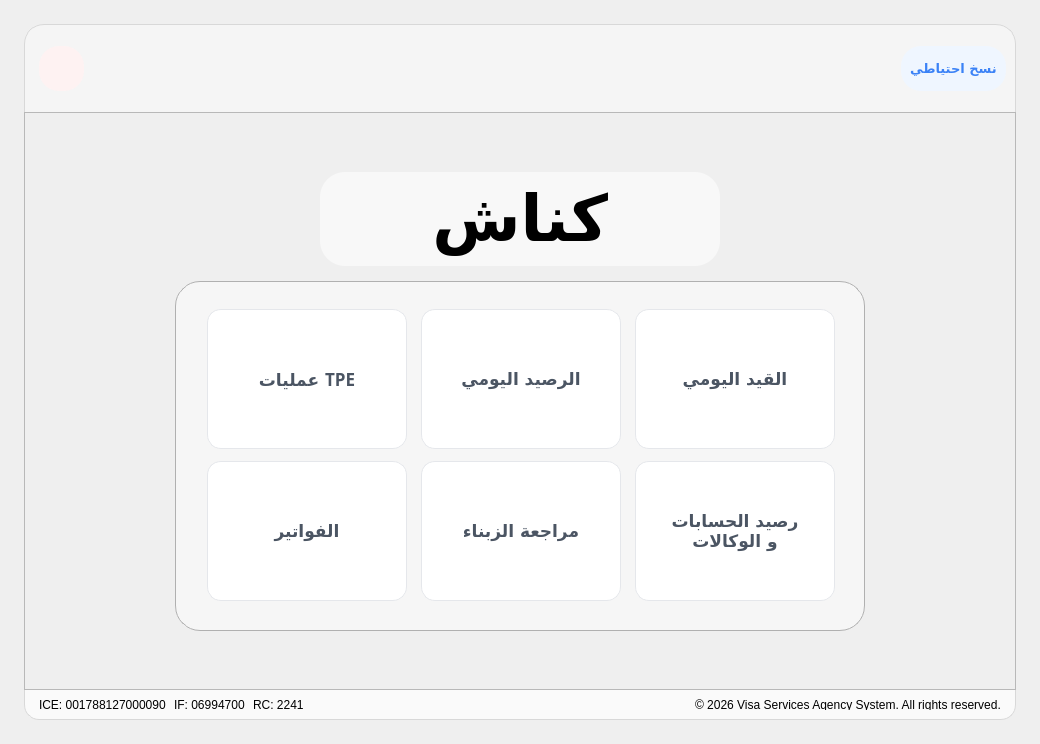
<?xml version="1.0" encoding="UTF-8"?>
<ui version="4.0">
 <class>MainWindow</class>
 <widget class="QMainWindow" name="MainWindow">
  <property name="geometry">
   <rect>
    <x>0</x>
    <y>0</y>
    <width>1040</width>
    <height>744</height>
   </rect>
  </property>
  <property name="windowTitle">
   <string>MainWindow</string>
  </property>
  <property name="styleSheet">
   <string notr="true">QMainWindow#MainWindow {
    background: qlineargradient(
        x1:0, y1:0, x2:1, y2:1,
        stop:0 #EFF6FF,
        stop:1 #E0E7FF
    );
    font-family: 'Tajawal', 'Segoe UI', 'Arial', sans-serif;
}
</string>
  </property>
  <widget class="QWidget" name="centralwidget">
   <property name="styleSheet">
    <string notr="true">QWidget#centralwidget { background: transparent; }</string>
   </property>
   <layout class="QVBoxLayout" name="verticalLayout">
    <property name="spacing">
     <number>0</number>
    </property>
    <property name="leftMargin">
     <number>24</number>
    </property>
    <property name="topMargin">
     <number>24</number>
    </property>
    <property name="rightMargin">
     <number>24</number>
    </property>
    <property name="bottomMargin">
     <number>24</number>
    </property>
    <item>
     <widget class="QFrame" name="headerFrame">
      <property name="styleSheet">
       <string notr="true">QFrame#headerFrame {
border-top-right-radius: 20px;
border-top-left-radius: 20px;
border: 1px solid rgb(216, 216, 216);
border-bottom: none;
background-color: rgba(255, 255, 255, 100);

}</string>
      </property>
      <property name="frameShape">
       <enum>QFrame::NoFrame</enum>
      </property>
      <layout class="QHBoxLayout" name="headerLayout">
       <property name="spacing">
        <number>12</number>
       </property>
       <item>
        <layout class="QHBoxLayout" name="horizontalLayout_2">
         <property name="rightMargin">
          <number>0</number>
         </property>
         <item>
          <spacer name="horizontalSpacer_2">
           <property name="orientation">
            <enum>Qt::Horizontal</enum>
           </property>
           <property name="sizeType">
            <enum>QSizePolicy::Fixed</enum>
           </property>
           <property name="sizeHint" stdset="0">
            <size>
             <width>5</width>
             <height>20</height>
            </size>
           </property>
          </spacer>
         </item>
         <item>
          <widget class="QToolButton" name="logoutBtn">
           <property name="minimumSize">
            <size>
             <width>45</width>
             <height>45</height>
            </size>
           </property>
           <property name="maximumSize">
            <size>
             <width>45</width>
             <height>45</height>
            </size>
           </property>
           <property name="styleSheet">
            <string notr="true">/* Base State */
QToolButton#logoutBtn {
    background-color: #FEF2F2;    /* Very light rose/red wash */
    color: #EF4444;               /* Primary Red text */
    border: none;
    border-radius: 20px;          /* Pill shape (adjust based on height) */
}

/* Hover State: Background becomes slightly more vivid */
QToolButton#logoutBtn:hover {
    background-color: #FEE2E2;    /* Slightly deeper rose */
    color: #DC2626;               /* Deeper red text */
}

/* Pressed State: Tactile &quot;click&quot; effect */
QToolButton#logoutBtn:pressed {
    background-color: #FECACA;    /* Darkest rose wash for click feedback */

}

/* Disabled State: Faded look */
QToolButton#logoutBtn:disabled {
    background-color: #F9FAFB;    /* Neutral grey-ish wash */
    color: #D1D5DB;               /* Faded grey text */
}
</string>
           </property>
           <property name="text">
            <string/>
           </property>
           <property name="icon">
            <iconset>
             <normaloff>../../assets/logout.svg</normaloff>../../assets/logout.svg</iconset>
           </property>
           <property name="iconSize">
            <size>
             <width>18</width>
             <height>18</height>
            </size>
           </property>
           <property name="autoRepeatInterval">
            <number>300</number>
           </property>
           <property name="popupMode">
            <enum>QToolButton::DelayedPopup</enum>
           </property>
           <property name="toolButtonStyle">
            <enum>Qt::ToolButtonIconOnly</enum>
           </property>
           <property name="autoRaise">
            <bool>false</bool>
           </property>
          </widget>
         </item>
         <item>
          <spacer name="headerSpacer">
           <property name="orientation">
            <enum>Qt::Horizontal</enum>
           </property>
           <property name="sizeType">
            <enum>QSizePolicy::Expanding</enum>
           </property>
           <property name="sizeHint" stdset="0">
            <size>
             <width>40</width>
             <height>20</height>
            </size>
           </property>
          </spacer>
         </item>
        </layout>
       </item>
       <item>
        <widget class="QLabel" name="label">
         <property name="minimumSize">
          <size>
           <width>354</width>
           <height>69</height>
          </size>
         </property>
         <property name="maximumSize">
          <size>
           <width>354</width>
           <height>69</height>
          </size>
         </property>
         <property name="styleSheet">
          <string notr="true"/>
         </property>
         <property name="text">
          <string/>
         </property>
         <property name="pixmap">
          <pixmap>../../assets/Basmala.svg.png</pixmap>
         </property>
         <property name="scaledContents">
          <bool>true</bool>
         </property>
        </widget>
       </item>
       <item>
        <layout class="QHBoxLayout" name="horizontalLayout_3">
         <property name="rightMargin">
          <number>0</number>
         </property>
         <item>
          <spacer name="horizontalSpacer">
           <property name="orientation">
            <enum>Qt::Horizontal</enum>
           </property>
           <property name="sizeType">
            <enum>QSizePolicy::Expanding</enum>
           </property>
           <property name="sizeHint" stdset="0">
            <size>
             <width>40</width>
             <height>20</height>
            </size>
           </property>
          </spacer>
         </item>
         <item>
          <widget class="QToolButton" name="BackupBtn">
           <property name="minimumSize">
            <size>
             <width>105</width>
             <height>45</height>
            </size>
           </property>
           <property name="maximumSize">
            <size>
             <width>45</width>
             <height>45</height>
            </size>
           </property>
           <property name="font">
            <font>
             <family>Tajawal</family>
             <pointsize>10</pointsize>
             <weight>75</weight>
             <bold>true</bold>
            </font>
           </property>
           <property name="styleSheet">
            <string notr="true">/* Base State */
QToolButton#BackupBtn {
    background-color: #EFF6FF;    /* Very light blue wash (Blue-50) */
    color: #3B82F6;               /* Primary Blue text */
    border: none;
    border-radius: 20px;          /* Matches the pill shape of logout */
    padding: 5px;
}

/* Hover State: Becomes more vivid blue */
QToolButton#BackupBtn:hover {
    background-color: #DBEAFE;    /* Light blue (Blue-100) */
    color: #2563EB;               /* Deeper blue text */
}

/* Pressed State: Tactile feedback */
QToolButton#BackupBtn:pressed {
    background-color: #BFDBFE;    /* Medium blue (Blue-200) for click feedback */
    padding-top: 10px;            /* Subtle physical sink effect */
    padding-bottom: 6px;
}

/* Disabled State: Neutral look */
QToolButton#BackupBtn:disabled {
    background-color: #F9FAFB;    /* Neutral grey-ish wash */
    color: #D1D5DB;               /* Faded grey text */
}
</string>
           </property>
           <property name="text">
            <string>نسخ احتياطي</string>
           </property>
           <property name="icon">
            <iconset>
             <normaloff>../../assets/logout.svg</normaloff>../../assets/logout.svg</iconset>
           </property>
           <property name="iconSize">
            <size>
             <width>18</width>
             <height>18</height>
            </size>
           </property>
           <property name="autoRepeatInterval">
            <number>300</number>
           </property>
           <property name="popupMode">
            <enum>QToolButton::DelayedPopup</enum>
           </property>
           <property name="toolButtonStyle">
            <enum>Qt::ToolButtonTextOnly</enum>
           </property>
           <property name="autoRaise">
            <bool>false</bool>
           </property>
          </widget>
         </item>
        </layout>
       </item>
      </layout>
     </widget>
    </item>
    <item>
     <widget class="QScrollArea" name="ScrollArea_Body">
      <property name="styleSheet">
       <string notr="true">QScrollBar:vertical { background: transparent; width: 8px; margin: 0; }
QScrollBar::handle:vertical { background: #CBD5E1; border-radius: 4px; min-height: 20px; }
QScrollBar::handle:vertical:hover { background: #94A3B8; }
QScrollBar::add-line:vertical, QScrollBar::sub-line:vertical { height: 0; background: none; }
QScrollBar:horizontal { background: transparent; height: 8px; }
QScrollBar::handle:horizontal { background: #CBD5E1; border-radius: 4px; min-width: 20px; }
QScrollBar::handle:horizontal:hover { background: #94A3B8; }
QScrollBar::add-line:horizontal, QScrollBar::sub-line:horizontal { width: 0; background: none; }
</string>
      </property>
      <property name="frameShape">
       <enum>QFrame::NoFrame</enum>
      </property>
      <property name="verticalScrollBarPolicy">
       <enum>Qt::ScrollBarAsNeeded</enum>
      </property>
      <property name="horizontalScrollBarPolicy">
       <enum>Qt::ScrollBarAsNeeded</enum>
      </property>
      <property name="widgetResizable">
       <bool>true</bool>
      </property>
      <widget class="QWidget" name="scrollContents">
       <property name="geometry">
        <rect>
         <x>0</x>
         <y>0</y>
         <width>992</width>
         <height>578</height>
        </rect>
       </property>
       <property name="layoutDirection">
        <enum>Qt::RightToLeft</enum>
       </property>
       <property name="styleSheet">
        <string notr="true"/>
       </property>
       <layout class="QVBoxLayout" name="scrollLayout">
        <property name="spacing">
         <number>0</number>
        </property>
        <property name="leftMargin">
         <number>0</number>
        </property>
        <property name="topMargin">
         <number>0</number>
        </property>
        <property name="rightMargin">
         <number>0</number>
        </property>
        <property name="bottomMargin">
         <number>0</number>
        </property>
        <item>
         <widget class="QFrame" name="homeFrame">
          <property name="styleSheet">
           <string notr="true">QFrame#homeFrame {
background-color: transparent;
}
</string>
          </property>
          <layout class="QVBoxLayout" name="verticalLayout_2">
           <property name="spacing">
            <number>0</number>
           </property>
           <property name="leftMargin">
            <number>0</number>
           </property>
           <property name="topMargin">
            <number>0</number>
           </property>
           <property name="rightMargin">
            <number>0</number>
           </property>
           <property name="bottomMargin">
            <number>0</number>
           </property>
           <item>
            <widget class="QFrame" name="frame">
             <property name="styleSheet">
              <string notr="true">
QFrame#frame {
background-color: qlineargradient(
        spread:pad, 
        x1:0, y1:0, x2:1, y2:1, 
        stop:0 rgba(101, 181, 255, 80),   /* #FF9600 بـ شفافية 80% */
        stop:0.5 rgba(255, 255, 255, 102),    /* #000000 بـ شفافية 40% */
        stop:1 rgba(0, 0, 0, 204)       /* #000000 بـ شفافية 80% */
    );
}</string>
             </property>
             <property name="frameShape">
              <enum>QFrame::StyledPanel</enum>
             </property>
             <property name="frameShadow">
              <enum>QFrame::Raised</enum>
             </property>
             <layout class="QVBoxLayout" name="verticalLayout_4">
              <property name="spacing">
               <number>0</number>
              </property>
              <property name="leftMargin">
               <number>0</number>
              </property>
              <property name="topMargin">
               <number>0</number>
              </property>
              <property name="rightMargin">
               <number>0</number>
              </property>
              <property name="bottomMargin">
               <number>0</number>
              </property>
              <item>
               <layout class="QVBoxLayout" name="verticalLayout_6">
                <property name="spacing">
                 <number>0</number>
                </property>
                <property name="topMargin">
                 <number>0</number>
                </property>
                <property name="bottomMargin">
                 <number>0</number>
                </property>
                <item>
                 <spacer name="verticalSpacer_2">
                  <property name="orientation">
                   <enum>Qt::Vertical</enum>
                  </property>
                  <property name="sizeHint" stdset="0">
                   <size>
                    <width>20</width>
                    <height>40</height>
                   </size>
                  </property>
                 </spacer>
                </item>
                <item>
                 <layout class="QHBoxLayout" name="horizontalLayout_4">
                  <property name="spacing">
                   <number>0</number>
                  </property>
                  <property name="bottomMargin">
                   <number>0</number>
                  </property>
                  <item>
                   <spacer name="horizontalSpacer_6">
                    <property name="orientation">
                     <enum>Qt::Horizontal</enum>
                    </property>
                    <property name="sizeHint" stdset="0">
                     <size>
                      <width>40</width>
                      <height>20</height>
                     </size>
                    </property>
                   </spacer>
                  </item>
                  <item>
                   <widget class="QFrame" name="dashFrame">
                    <property name="minimumSize">
                     <size>
                      <width>400</width>
                      <height>0</height>
                     </size>
                    </property>
                    <property name="maximumSize">
                     <size>
                      <width>16777215</width>
                      <height>120</height>
                     </size>
                    </property>
                    <property name="styleSheet">
                     <string notr="true">QFrame#dashFrame {
background-color: rgba(255, 255, 255, 140);
border-radius: 25px;
}</string>
                    </property>
                    <layout class="QVBoxLayout" name="verticalLayout_3">
                     <property name="spacing">
                      <number>0</number>
                     </property>
                     <item alignment="Qt::AlignHCenter">
                      <widget class="QLabel" name="heroTitleLabel">
                       <property name="maximumSize">
                        <size>
                         <width>16777215</width>
                         <height>100</height>
                        </size>
                       </property>
                       <property name="font">
                        <font>
                         <family>Tajawal</family>
                         <pointsize>48</pointsize>
                         <weight>81</weight>
                         <bold>true</bold>
                        </font>
                       </property>
                       <property name="styleSheet">
                        <string notr="true">
QLabel {
background-color: transparent;
color: #000000;
font-weight: 650;
}</string>
                       </property>
                       <property name="text">
                        <string>كناش</string>
                       </property>
                      </widget>
                     </item>
                    </layout>
                   </widget>
                  </item>
                  <item>
                   <spacer name="horizontalSpacer_5">
                    <property name="orientation">
                     <enum>Qt::Horizontal</enum>
                    </property>
                    <property name="sizeHint" stdset="0">
                     <size>
                      <width>40</width>
                      <height>20</height>
                     </size>
                    </property>
                   </spacer>
                  </item>
                 </layout>
                </item>
                <item>
                 <spacer name="verticalSpacer_3">
                  <property name="orientation">
                   <enum>Qt::Vertical</enum>
                  </property>
                  <property name="sizeType">
                   <enum>QSizePolicy::Fixed</enum>
                  </property>
                  <property name="sizeHint" stdset="0">
                   <size>
                    <width>20</width>
                    <height>15</height>
                   </size>
                  </property>
                 </spacer>
                </item>
                <item>
                 <layout class="QHBoxLayout" name="horizontalLayout">
                  <property name="spacing">
                   <number>0</number>
                  </property>
                  <item>
                   <spacer name="horizontalSpacer_3">
                    <property name="orientation">
                     <enum>Qt::Horizontal</enum>
                    </property>
                    <property name="sizeHint" stdset="0">
                     <size>
                      <width>40</width>
                      <height>20</height>
                     </size>
                    </property>
                   </spacer>
                  </item>
                  <item>
                   <widget class="QFrame" name="Frame_Btns">
                    <property name="minimumSize">
                     <size>
                      <width>690</width>
                      <height>350</height>
                     </size>
                    </property>
                    <property name="maximumSize">
                     <size>
                      <width>16777215</width>
                      <height>16777215</height>
                     </size>
                    </property>
                    <property name="styleSheet">
                     <string notr="true">QFrame#Frame_Btns {
	background-color: rgba(255, 255, 255, 110);
	border-radius: 25px;
	border: 1px solid rgb(176, 176, 176);

}

/* Base State: White card with light border */
QToolButton {
    background-color: #FFFFFF;
    border-radius: 14px;
    border: 1px solid #E5E7EB;
    padding: 30px 14px;
    text-align: right; /* Aligns Arabic text to the right */
    font-weight: 600;
    color: #4B5563; /* Slate grey for unselected text */
	spacing: 6px;
}

/* Hover State: Subtle grey wash */
QToolButton:hover {
    background-color: #F9FAFB;
    border-color: #D1D5DB;
    color: #111827; /* Darker text on hover */
}

/* Checked State: Dark Navy (Active Page) */
QToolButton:checked {
    background-color: #0F172A; /* Deep Navy from your Hero frame */
    color: #FFFFFF;            /* White text */
    border: none;
}

/* Pressed State: Tactile feedback when clicking */
QToolButton:pressed {
    background-color: #E5E7EB;
    padding: 30px 14px;
}

/* Disabled State: Faded out if a menu item is locked */
QToolButton:disabled {
    background-color: #F3F4F6;
    color: #9CA3AF;
    border: 1px solid #E5E7EB;
}

/* Specific styling for the Icon */
QToolButton::menu-indicator {
    image: none; /* Hide the default dropdown arrow */
}</string>
                    </property>
                    <layout class="QGridLayout" name="gridLayout">
                     <property name="leftMargin">
                      <number>15</number>
                     </property>
                     <property name="topMargin">
                      <number>15</number>
                     </property>
                     <property name="rightMargin">
                      <number>15</number>
                     </property>
                     <property name="bottomMargin">
                      <number>15</number>
                     </property>
                     <property name="spacing">
                      <number>0</number>
                     </property>
                     <item row="3" column="2">
                      <widget class="QToolButton" name="Button_ClientsReview">
                       <property name="minimumSize">
                        <size>
                         <width>200</width>
                         <height>140</height>
                        </size>
                       </property>
                       <property name="maximumSize">
                        <size>
                         <width>200</width>
                         <height>140</height>
                        </size>
                       </property>
                       <property name="font">
                        <font>
                         <family>Tajawal</family>
                         <pointsize>13</pointsize>
                         <weight>75</weight>
                         <bold>true</bold>
                        </font>
                       </property>
                       <property name="text">
                        <string>مراجعة الزبناء</string>
                       </property>
                       <property name="icon">
                        <iconset>
                         <normaloff>../../assets/clients.svg</normaloff>../../assets/clients.svg</iconset>
                       </property>
                       <property name="iconSize">
                        <size>
                         <width>40</width>
                         <height>40</height>
                        </size>
                       </property>
                       <property name="toolButtonStyle">
                        <enum>Qt::ToolButtonTextUnderIcon</enum>
                       </property>
                      </widget>
                     </item>
                     <item row="1" column="4">
                      <widget class="QToolButton" name="Button_CMITrans">
                       <property name="minimumSize">
                        <size>
                         <width>200</width>
                         <height>140</height>
                        </size>
                       </property>
                       <property name="maximumSize">
                        <size>
                         <width>200</width>
                         <height>140</height>
                        </size>
                       </property>
                       <property name="font">
                        <font>
                         <family>Tajawal</family>
                         <pointsize>13</pointsize>
                         <weight>75</weight>
                         <bold>true</bold>
                        </font>
                       </property>
                       <property name="text">
                        <string>عمليات TPE</string>
                       </property>
                       <property name="icon">
                        <iconset>
                         <normaloff>../../assets/creditcard.svg</normaloff>../../assets/creditcard.svg</iconset>
                       </property>
                       <property name="iconSize">
                        <size>
                         <width>35</width>
                         <height>35</height>
                        </size>
                       </property>
                       <property name="popupMode">
                        <enum>QToolButton::DelayedPopup</enum>
                       </property>
                       <property name="toolButtonStyle">
                        <enum>Qt::ToolButtonTextUnderIcon</enum>
                       </property>
                      </widget>
                     </item>
                     <item row="1" column="0">
                      <widget class="QToolButton" name="Button_DailyEntry">
                       <property name="minimumSize">
                        <size>
                         <width>200</width>
                         <height>140</height>
                        </size>
                       </property>
                       <property name="maximumSize">
                        <size>
                         <width>200</width>
                         <height>140</height>
                        </size>
                       </property>
                       <property name="font">
                        <font>
                         <family>Tajawal</family>
                         <pointsize>13</pointsize>
                         <weight>75</weight>
                         <bold>true</bold>
                        </font>
                       </property>
                       <property name="cursor">
                        <cursorShape>ArrowCursor</cursorShape>
                       </property>
                       <property name="text">
                        <string>القيد اليومي</string>
                       </property>
                       <property name="icon">
                        <iconset>
                         <normaloff>../../assets/book.svg</normaloff>../../assets/book.svg</iconset>
                       </property>
                       <property name="iconSize">
                        <size>
                         <width>45</width>
                         <height>45</height>
                        </size>
                       </property>
                       <property name="autoRepeatInterval">
                        <number>300</number>
                       </property>
                       <property name="toolButtonStyle">
                        <enum>Qt::ToolButtonTextUnderIcon</enum>
                       </property>
                       <property name="autoRaise">
                        <bool>false</bool>
                       </property>
                      </widget>
                     </item>
                     <item row="3" column="4">
                      <widget class="QToolButton" name="Button_Factures">
                       <property name="minimumSize">
                        <size>
                         <width>200</width>
                         <height>140</height>
                        </size>
                       </property>
                       <property name="maximumSize">
                        <size>
                         <width>200</width>
                         <height>140</height>
                        </size>
                       </property>
                       <property name="font">
                        <font>
                         <family>Tajawal</family>
                         <pointsize>13</pointsize>
                         <weight>75</weight>
                         <bold>true</bold>
                        </font>
                       </property>
                       <property name="text">
                        <string>الفواتير</string>
                       </property>
                       <property name="icon">
                        <iconset>
                         <normaloff>../../assets/factures.svg</normaloff>../../assets/factures.svg</iconset>
                       </property>
                       <property name="iconSize">
                        <size>
                         <width>35</width>
                         <height>32</height>
                        </size>
                       </property>
                       <property name="toolButtonStyle">
                        <enum>Qt::ToolButtonTextUnderIcon</enum>
                       </property>
                      </widget>
                     </item>
                     <item row="1" column="2">
                      <widget class="QToolButton" name="Button_DailyBalance">
                       <property name="minimumSize">
                        <size>
                         <width>200</width>
                         <height>140</height>
                        </size>
                       </property>
                       <property name="maximumSize">
                        <size>
                         <width>200</width>
                         <height>140</height>
                        </size>
                       </property>
                       <property name="font">
                        <font>
                         <family>Tajawal</family>
                         <pointsize>13</pointsize>
                         <weight>75</weight>
                         <bold>true</bold>
                        </font>
                       </property>
                       <property name="text">
                        <string>الرصيد اليومي</string>
                       </property>
                       <property name="icon">
                        <iconset>
                         <normaloff>../../assets/pocket.svg</normaloff>../../assets/pocket.svg</iconset>
                       </property>
                       <property name="iconSize">
                        <size>
                         <width>35</width>
                         <height>35</height>
                        </size>
                       </property>
                       <property name="toolButtonStyle">
                        <enum>Qt::ToolButtonTextUnderIcon</enum>
                       </property>
                      </widget>
                     </item>
                     <item row="3" column="0">
                      <widget class="QToolButton" name="Button_AccountReview">
                       <property name="maximumSize">
                        <size>
                         <width>200</width>
                         <height>140</height>
                        </size>
                       </property>
                       <property name="font">
                        <font>
                         <family>Tajawal</family>
                         <pointsize>13</pointsize>
                         <weight>75</weight>
                         <bold>true</bold>
                        </font>
                       </property>
                       <property name="text">
                        <string>رصيد الحسابات
و الوكالات</string>
                       </property>
                       <property name="icon">
                        <iconset>
                         <normaloff>../../assets/building.svg</normaloff>../../assets/building.svg</iconset>
                       </property>
                       <property name="iconSize">
                        <size>
                         <width>35</width>
                         <height>35</height>
                        </size>
                       </property>
                       <property name="toolButtonStyle">
                        <enum>Qt::ToolButtonTextUnderIcon</enum>
                       </property>
                      </widget>
                     </item>
                    </layout>
                   </widget>
                  </item>
                  <item>
                   <spacer name="horizontalSpacer_4">
                    <property name="orientation">
                     <enum>Qt::Horizontal</enum>
                    </property>
                    <property name="sizeHint" stdset="0">
                     <size>
                      <width>40</width>
                      <height>7</height>
                     </size>
                    </property>
                   </spacer>
                  </item>
                 </layout>
                </item>
                <item>
                 <spacer name="verticalSpacer">
                  <property name="orientation">
                   <enum>Qt::Vertical</enum>
                  </property>
                  <property name="sizeHint" stdset="0">
                   <size>
                    <width>20</width>
                    <height>40</height>
                   </size>
                  </property>
                 </spacer>
                </item>
               </layout>
              </item>
             </layout>
            </widget>
           </item>
          </layout>
         </widget>
        </item>
       </layout>
      </widget>
     </widget>
    </item>
    <item>
     <widget class="QFrame" name="footerFrame">
      <property name="minimumSize">
       <size>
        <width>0</width>
        <height>30</height>
       </size>
      </property>
      <property name="maximumSize">
       <size>
        <width>16777215</width>
        <height>30</height>
       </size>
      </property>
      <property name="styleSheet">
       <string notr="true">QFrame#footerFrame {
font: 9pt &quot;Overpass&quot;;
border-bottom-right-radius: 15px;
border-bottom-left-radius: 15px;
border: 1px solid rgb(216, 216, 216);
border-top: none;
background-color: rgba(255, 255, 255, 180);
}</string>
      </property>
      <property name="frameShape">
       <enum>QFrame::NoFrame</enum>
      </property>
      <layout class="QHBoxLayout" name="footerLayout">
       <property name="spacing">
        <number>8</number>
       </property>
       <item>
        <spacer name="footerSpacer_2">
         <property name="orientation">
          <enum>Qt::Horizontal</enum>
         </property>
         <property name="sizeType">
          <enum>QSizePolicy::Fixed</enum>
         </property>
         <property name="sizeHint" stdset="0">
          <size>
           <width>5</width>
           <height>20</height>
          </size>
         </property>
        </spacer>
       </item>
       <item>
        <layout class="QHBoxLayout" name="footerCodesLayout">
         <item alignment="Qt::AlignBottom">
          <widget class="QLabel" name="footerIceLabel">
           <property name="text">
            <string>ICE: 001788127000090</string>
           </property>
          </widget>
         </item>
         <item alignment="Qt::AlignBottom">
          <widget class="QLabel" name="footerIfLabel">
           <property name="text">
            <string>IF: 06994700</string>
           </property>
          </widget>
         </item>
         <item alignment="Qt::AlignBottom">
          <widget class="QLabel" name="footerRcLabel">
           <property name="text">
            <string>RC: 2241</string>
           </property>
          </widget>
         </item>
        </layout>
       </item>
       <item>
        <spacer name="footerSpacer">
         <property name="orientation">
          <enum>Qt::Horizontal</enum>
         </property>
         <property name="sizeHint" stdset="0">
          <size>
           <width>40</width>
           <height>20</height>
          </size>
         </property>
        </spacer>
       </item>
       <item alignment="Qt::AlignBottom">
        <widget class="QLabel" name="footerCopyLabel">
         <property name="text">
          <string>© 2026 Visa Services Agency System. All rights reserved.</string>
         </property>
        </widget>
       </item>
       <item>
        <spacer name="footerSpacer_3">
         <property name="orientation">
          <enum>Qt::Horizontal</enum>
         </property>
         <property name="sizeType">
          <enum>QSizePolicy::Fixed</enum>
         </property>
         <property name="sizeHint" stdset="0">
          <size>
           <width>5</width>
           <height>20</height>
          </size>
         </property>
        </spacer>
       </item>
      </layout>
     </widget>
    </item>
   </layout>
  </widget>
 </widget>
 <resources/>
 <connections/>
</ui>
